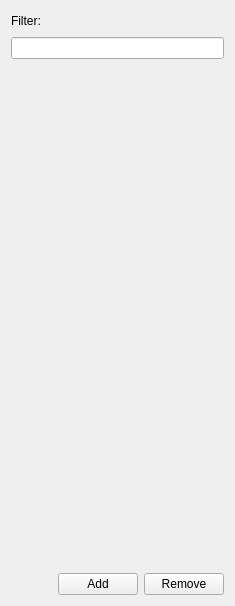
<?xml version="1.0" encoding="UTF-8"?>
<ui version="4.0">
 <class>BookmarkWidget</class>
 <widget class="QWidget" name="BookmarkWidget">
  <property name="geometry">
   <rect>
    <x>0</x>
    <y>0</y>
    <width>235</width>
    <height>606</height>
   </rect>
  </property>
  <property name="windowTitle">
   <string>Bookmarks</string>
  </property>
  <layout class="QVBoxLayout" name="verticalLayout">
   <item>
    <layout class="QHBoxLayout" name="horizontalLayout">
     <item>
      <widget class="QLabel" name="label">
       <property name="text">
        <string>Filter:</string>
       </property>
      </widget>
     </item>
     <item>
      <spacer name="horizontalSpacer">
       <property name="orientation">
        <enum>Qt::Horizontal</enum>
       </property>
       <property name="sizeHint" stdset="0">
        <size>
         <width>40</width>
         <height>20</height>
        </size>
       </property>
      </spacer>
     </item>
    </layout>
   </item>
   <item>
    <widget class="QLineEdit" name="lineEdit"/>
   </item>
   <item>
    <widget class="QStackedWidget" name="stackedWidget"/>
   </item>
   <item>
    <layout class="QHBoxLayout" name="horizontalLayout_2">
     <item>
      <spacer name="horizontalSpacer_2">
       <property name="orientation">
        <enum>Qt::Horizontal</enum>
       </property>
       <property name="sizeHint" stdset="0">
        <size>
         <width>40</width>
         <height>20</height>
        </size>
       </property>
      </spacer>
     </item>
     <item>
      <widget class="QPushButton" name="add">
       <property name="text">
        <string>Add</string>
       </property>
      </widget>
     </item>
     <item>
      <widget class="QPushButton" name="remove">
       <property name="text">
        <string>Remove</string>
       </property>
      </widget>
     </item>
    </layout>
   </item>
  </layout>
 </widget>
 <resources/>
 <connections/>
</ui>
